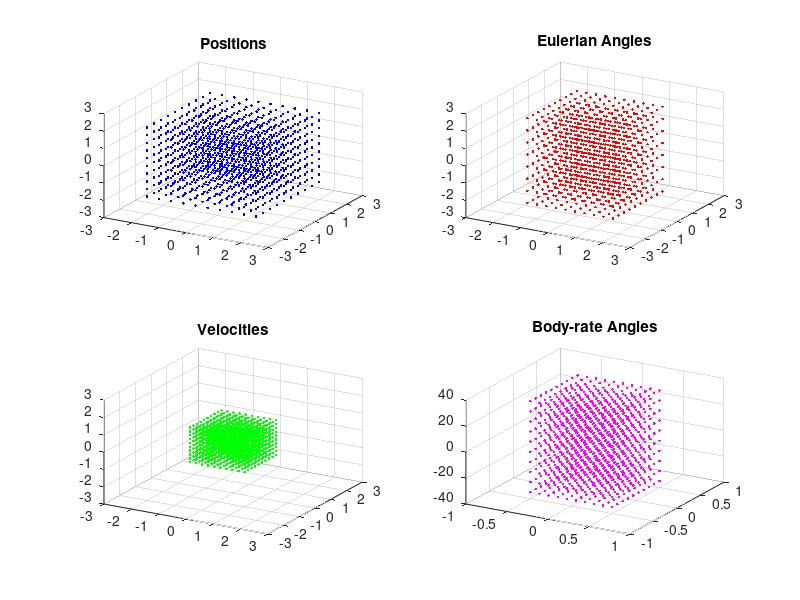

Here is the MATLAB script that generated this plot: (Note: this script raises an error after producing the figure.)
clc; close all;
dataPath = '/home/mouhyemen/desktop/research/safeLearning/data/';

%% Discretize cartesian space
%   [x, y, z]

fprintf('[Position]     ');
tic
i = linspace(-2,2,10);
[X, Y, Z] = meshgrid(i,i,i);
x   = X(:)';
y   = Y(:)';
z   = Z(:)';
col = 'b.';
subplot(2,2,1);
plot3(x,y,z,col); grid on;
title('Positions');
view(30,30); axis([-3 3 -3 3 -3 3]);
toc

%% Discretize eulerian angle space
%   [phi, theta, psi]

fprintf('[Eulerian]     ');
tic
i = linspace(-pi/2,pi/2,10);
[PHI, THETA, PSI] = meshgrid(i,i,i);
phi     = PHI(:)';
theta   = THETA(:)';
psi     = 2*PSI(:)';
col     = 'r.';
subplot(2,2,2);
plot3(phi,theta,psi,col); grid on;
title('Eulerian Angles');
view(30,30); axis([-3 3 -3 3 -3 3]);
toc

%% Discretize velocity space
%   [vx, vy, vz]

fprintf('[Velocity]     ');
tic
i = linspace(-1,1,10);
[VX, VY, VZ] = meshgrid(i,i,i);
vx  = VX(:)';
vy  = VY(:)';
vz  = VZ(:)';
col = 'g.';
subplot(2,2,3);
plot3(vx,vy,vz,col); grid on;
title('Velocities');
view(30,30); axis([-3 3 -3 3 -3 3]);
toc

%% Discretize body-angle space
%   [p, q, r]

fprintf('[Body-rate]    ');
tic
i = linspace(-1,1,10);
[P, Q, R] = meshgrid(i,i,i);
p  = 0.5*P(:)';
q  = 0.5*Q(:)';
r  = 35*R(:)';
col = 'm.';
subplot(2,2,4);
plot3(p,q,r,col); grid on;
title('Body-rate Angles');
view(30,30); axis([-1 1 -1 1 -40 40]);
toc

%% Discretizing POSITION-YAW Space
%   [x, y, z, yaw]
tic
posYawSpace = [];
row = 0;
for i=1:10:length(x)
    for j=1:5:length(psi)
        row = row + 1;
        posYawSpace(row,:) = [x(i); y(i); z(i); psi(j)];
    end
end
save( strcat(dataPath,'posYawSpace'), 'posYawSpace');
toc